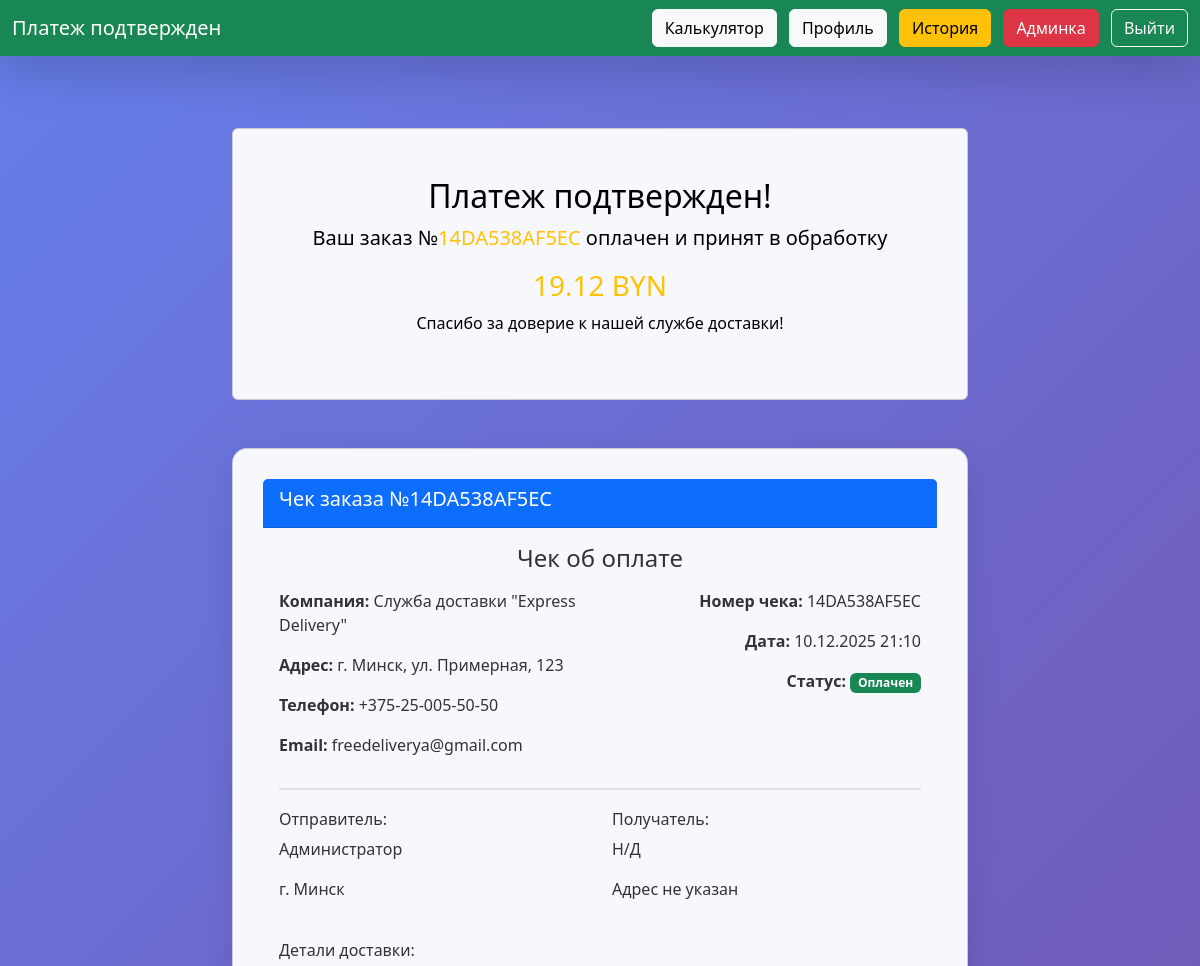
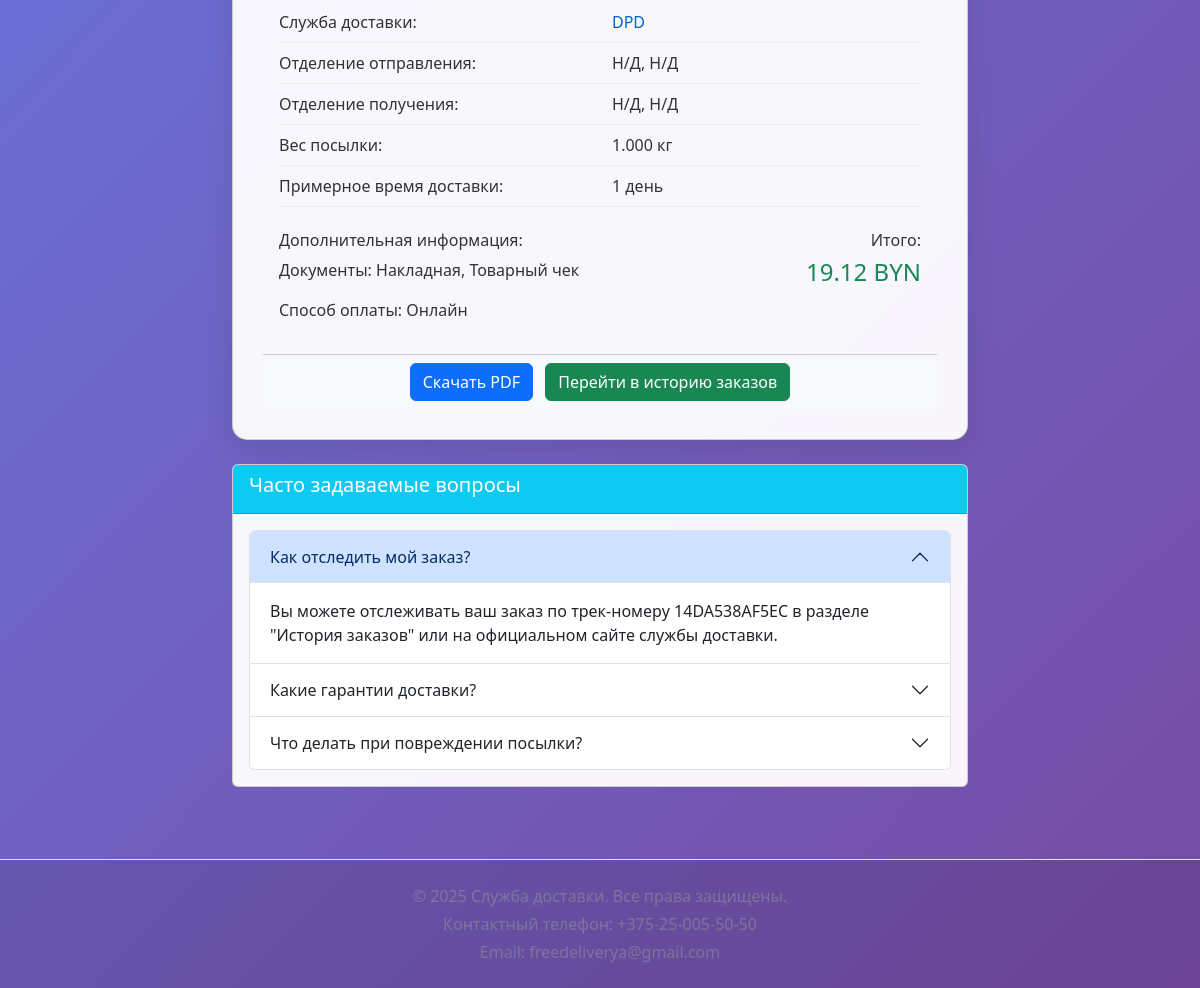
Page /payment_success.php?track=14DA538AF5EC (signed in) on the committed database (2 pictures, top to bottom).
### tables this page shows
CREATE TABLE `orders` (
  `id` int(11) NOT NULL,
  `user_id` int(11) DEFAULT NULL,
  `carrier_id` int(11) DEFAULT NULL,
  `from_office` int(11) DEFAULT NULL,
  `to_office` int(11) DEFAULT NULL,
  `weight` decimal(8,3) DEFAULT NULL,
  `cost` decimal(10,2) DEFAULT NULL,
  `delivery_hours` decimal(8,2) DEFAULT NULL,
  `track_number` varchar(20) DEFAULT NULL,
  `created_at` datetime DEFAULT current_timestamp(),
  `payment_status` varchar(20) DEFAULT 'pending',
  `tracking_status` varchar(50) DEFAULT 'created',
  `full_name` varchar(255) DEFAULT NULL,
  `home_address` text DEFAULT NULL,
  `pickup_city` varchar(100) DEFAULT NULL,
  `pickup_address` text DEFAULT NULL,
  `delivery_city` varchar(100) DEFAULT NULL,
  `delivery_address` text DEFAULT NULL,
  `desired_date` date DEFAULT NULL,
  `insurance` tinyint(1) DEFAULT 0,
  `packaging` tinyint(1) DEFAULT 0,
  `fragile` tinyint(1) DEFAULT 0,
  `payment_method` varchar(50) DEFAULT 'cash',
  `comment` text DEFAULT NULL,
  `recipient_name` varchar(255) DEFAULT NULL,
  `recipient_address` text DEFAULT NULL,
  `courier_id` int(11) DEFAULT NULL
);

CREATE TABLE `carriers` (
  `id` int(11) NOT NULL,
  `name` varchar(100) NOT NULL,
  `color` varchar(7) NOT NULL,
  `max_weight` decimal(6,2) NOT NULL,
  `base_cost` decimal(8,2) NOT NULL,
  `cost_per_kg` decimal(8,3) NOT NULL,
  `cost_per_km` decimal(8,4) NOT NULL,
  `speed_kmh` decimal(6,2) NOT NULL,
  `description` text DEFAULT NULL
);

### payment_success.php (the view, shortened to what this page needs)
<?php
require 'db.php';
$user = $_SESSION['user'];
$order_id = $_GET['order_id'] ?? null;
$track_number = $_GET['track'] ?? null;
if ($order_id) {
    $stmt = $db->prepare("SELECT * FROM orders WHERE id = ? AND user_id = ?");
    $stmt->execute([$order_id, $user['id']]);
    $order = $stmt->fetch();
} elseif ($track_number) {
    $stmt = $db->prepare("SELECT * FROM orders WHERE track_number = ? AND user_id = ?");
    $stmt->execute([$track_number, $user['id']]);
    $order = $stmt->fetch();
} else {
    header('Location: history.php');
    exit;
}
$carrier_stmt = $db->prepare("SELECT * FROM carriers WHERE id = ?");
$carrier_stmt->execute([$order['carrier_id']]);
$carrier = $carrier_stmt->fetch();
$from_office_stmt = $db->prepare("SELECT * FROM offices WHERE id = ?");
$from_office_stmt->execute([$order['from_office']]);
$from_office = $from_office_stmt->fetch();
$to_office_stmt = $db->prepare("SELECT * FROM offices WHERE id = ?");
$to_office_stmt->execute([$order['to_office']]);
$to_office = $to_office_stmt->fetch();
?>
<!DOCTYPE html>
<html lang="ru">
<head>
    <link href="https://cdn.jsdelivr.net/npm/bootstrap@5.3.3/dist/css/bootstrap.min.css" rel="stylesheet">
    <link href="assets/css/style.css" rel="stylesheet">
</head>
<body>
<nav class="navbar navbar-dark bg-success shadow-lg fixed-top">
    <div class="container-fluid">
        <a class="navbar-brand">Платеж подтвержден</a>
        <div>
            <a href="calculator.php" class="btn btn-light me-2">Калькулятор</a>
            <a href="profile.php" class="btn btn-light me-2">Профиль</a>
            <a href="history.php" class="btn btn-warning me-2">История</a>
            <?php if($user['role']==='admin'): ?>
                <a href="admin/index.php" class="btn btn-danger me-2">Админка</a>
            <?php endif; ?>
            <a href="logout.php" class="btn btn-outline-light">Выйти</a>
        </div>
    </div>
</nav>
<div style="height: 80px;"></div>
<div class="container mt-5">
    <div class="row">
        <div class="col-md-8 mx-auto">
            <div class="card bg-success text-white text-center p-5 mb-5">
                <h2 class="text-black">Платеж подтвержден!</h2>
                <p class="lead text-black">Ваш заказ №<strong class="text-warning"><?= htmlspecialchars($order['track_number']) ?></strong> оплачен и принят в обработку</p>
                <h3 class="text-warning"><?= number_format($order['cost'], 2) ?> BYN</h3>
                <p class="text-black">Спасибо за доверие к нашей службе доставки!</p>
            </div>
            <div class="card receipt-card mb-4">
                <div class="card-header bg-primary text-white">
                    <h5>Чек заказа №<?= htmlspecialchars($order['track_number']) ?></h5>
                </div>
                <div class="card-body">
                    <div class="receipt-header">
                        <h4 class="text-center mb-3">Чек об оплате</h4>
                        <div class="row">
                            <div class="col-md-6">
                                <p><strong>Компания:</strong> Служба доставки "Express Delivery"</p>
                                <p><strong>Адрес:</strong> г. Минск, ул. Примерная, 123</p>
                                <p><strong>Телефон:</strong> +375-25-005-50-50</p>
                                <p><strong>Email:</strong> freedeliverya@gmail.com</p>
                            </div>
                            <div class="col-md-6 text-md-end">
                                <p><strong>Номер чека:</strong> <?= htmlspecialchars($order['track_number']) ?></p>
                                <p><strong>Дата:</strong> <?= date('d.m.Y H:i', strtotime($order['created_at'])) ?></p>
                                <p><strong>Статус:</strong> <span class="badge bg-success">Оплачен</span></p>
                            </div>
                        </div>
                    </div>
                    <div class="row mb-4">
                        <div class="col-md-6">
                            <h6>Отправитель:</h6>
                            <p><?= htmlspecialchars($order['full_name'] ?? ($user['name'] ?? $user['login'])) ?></p>
                            <p><?= htmlspecialchars($order['home_address'] ?? 'г. Минск') ?></p>
                        </div>
                        <div class="col-md-6">
                            <h6>Получатель:</h6>
                            <p><?= htmlspecialchars($order['recipient_name'] ?? 'Н/Д') ?></p>
                            <p><?= htmlspecialchars($order['recipient_address'] ?? 'Адрес не указан') ?></p>
                        </div>
                    </div>
                    <div class="mb-4">
                        <h6>Детали доставки:</h6>
                        <div class="receipt-item">
                            <div class="row">
                                <div class="col-6">Служба доставки:</div>
                                <div class="col-6" style="color: <?= $carrier['color'] ?>"><?= htmlspecialchars($carrier['name']) ?></div>
                            </div>
                        </div>
                        <div class="receipt-item">
                            <div class="row">
                                <div class="col-6">Отделение отправления:</div>
                                <div class="col-6"><?= htmlspecialchars($from_office['city'] ?? 'Н/Д') ?>, <?= htmlspecialchars($from_office['address'] ?? 'Н/Д') ?></div>
                            </div>
                        </div>
                        <div class="receipt-item">
                            <div class="row">
                                <div class="col-6">Отделение получения:</div>
                                <div class="col-6"><?= htmlspecialchars($to_office['city'] ?? 'Н/Д') ?>, <?= htmlspecialchars($to_office['address'] ?? 'Н/Д') ?></div>
                            </div>
                        </div>
                        <div class="receipt-item">
                            <div class="row">
                                <div class="col-6">Вес посылки:</div>
                                <div class="col-6"><?= $order['weight'] ?> кг</div>
                            </div>
                        </div>
                        <div class="receipt-item">
                            <div class="row">
                                <div class="col-6">Примерное время доставки:</div>
                                <div class="col-6">
                                    <?php
                                    $delivery_days = $order['delivery_hours'] ? ceil($order['delivery_hours'] / 24) : 2;
                                    if ($delivery_days == 1) {
                                        echo "1 день";
                                    } elseif ($delivery_days <= 5) {
                                        echo $delivery_days . " дня";
                                    } else {
                                        echo $delivery_days . " дней";
                                    }
                                    ?>
                                </div>
                            </div>
                        </div>
                    </div>
                    <div class="row">
                        <div class="col-md-6">
                            <h6>Дополнительная информация:</h6>
                            <p>Документы: Накладная, Товарный чек</p>
                            <p>Способ оплаты: Онлайн</p>
                        </div>
                        <div class="col-md-6 text-md-end">
                            <h6>Итого:</h6>
                            <h4 class="text-success"><?= number_format($order['cost'], 2) ?> BYN</h4>
                        </div>
                    </div>
                </div>
                <div class="card-footer bg-light">
                    <div class="text-center">
                        <a href="generate_pdf.php?order_id=<?= $order['id'] ?>" class="btn btn-primary me-2" target="_blank">
                            <i class="fas fa-file-pdf"></i> Скачать PDF
                        </a>
                        <a href="history.php" class="btn btn-success">Перейти в историю заказов</a>
                    </div>
                </div>
            </div>
            <div class="card mb-4">
                <div class="card-header bg-info text-white">
                    <h5>Часто задаваемые вопросы</h5>
                </div>
                <div class="card-body">
                    <div class="accordion" id="faqAccordion">
                        <div class="accordion-item">
                            <h2 class="accordion-header">
                                <button class="accordion-button" type="button" data-bs-toggle="collapse" data-bs-target="#faq1">
                                    Как отследить мой заказ?
                                </button>
                            </h2>
                            <div id="faq1" class="accordion-collapse collapse show" data-bs-parent="#faqAccordion">
                                <div class="accordion-body">
                                    Вы можете отслеживать ваш заказ по трек-номеру <?= htmlspecialchars($order['track_number']) ?> в разделе "История заказов" или на официальном сайте службы доставки.
                                </div>
                            </div>
                        </div>
                        <div class="accordion-item">
                            <h2 class="accordion-header">
                                <button class="accordion-button collapsed" type="button" data-bs-toggle="collapse" data-bs-target="#faq2">
                                    Какие гарантии доставки?
                                </button>
                            </h2>
                        </div>
                        <div class="accordion-item">
                            <h2 class="accordion-header">
                                <button class="accordion-button collapsed" type="button" data-bs-toggle="collapse" data-bs-target="#faq3">
                                    Что делать при повреждении посылки?
                                </button>
                            </h2>
                        </div>
                    </div>
                </div>
            </div>
        </div>
    </div>
</div>
<footer class="footer mt-5 py-4 bg-light border-top">
    <div class="container text-center">
        <p class="mb-1 text-muted" style="opacity: 0.5; color: #999 !important;">&copy; 2025 Служба доставки. Все права защищены.</p>
        <p class="mb-1 text-muted" style="opacity: 0.5; color: #999 !important;">Контактный телефон: +375-25-005-50-50</p>
        <p class="mb-0 text-muted" style="opacity: 0.5; color: #999 !important;">Email: freedeliverya@gmail.com</p>
    </div>
</footer>
</body>
</html>

### assets/css/style.css (style rules this page uses)
:root { --bg-light: linear-gradient(135deg, #667eea, #764ba2); --bg-dark: linear-gradient(135deg, #0f0f1e, #1a1a2e); --card-light: rgba(255,255,255,0.95); --card-dark: #16213e; --text-light: #333; --text-dark: #e0e0e0; --border-selected: #ffd700; --footer-bg: rgba(0,0,0,0.1); --footer-bg-dark: rgba(0,0,0,0.3); }
body { background: var(--bg-light); color: var(--text-light); min-height: 100vh; display: flex; flex-direction: column; transition: all 0.4s; font-family: 'Segoe UI', sans-serif; }
body, .main-content { flex: 1; display: flex; flex-direction: column; }
.card, .table { background: var(--card-light) !important; color: var(--text-light); }
.footer { background-color: var(--footer-bg) !important; color: var(--text-light) !important; margin-top: auto; }

### payment_success.php (style rules this page uses)
.receipt-card { background: rgba(255,255,255,0.95); border-radius: 15px; padding: 30px; box-shadow: 0 10px 30px rgba(0,0,0,0.1); }
.receipt-header { border-bottom: 2px solid #dee2e6; padding-bottom: 15px; margin-bottom: 20px; }
.receipt-item { border-bottom: 1px solid #eee; padding: 8px 0; }

### rows in the picture
orders: track_number "14DA538AF5EC", cost "19.12", created_at "10.12.2025 21:10", full_name "Администратор", home_address "г. Минск", recipient_name "Н/Д", recipient_address "Адрес не указан", weight "1.000"
carriers: name "DPD"

### other values in the picture
$from_office['city'] "Н/Д"
$from_office['address'] "Н/Д"
$to_office['city'] "Н/Д"
$to_office['address'] "Н/Д"
